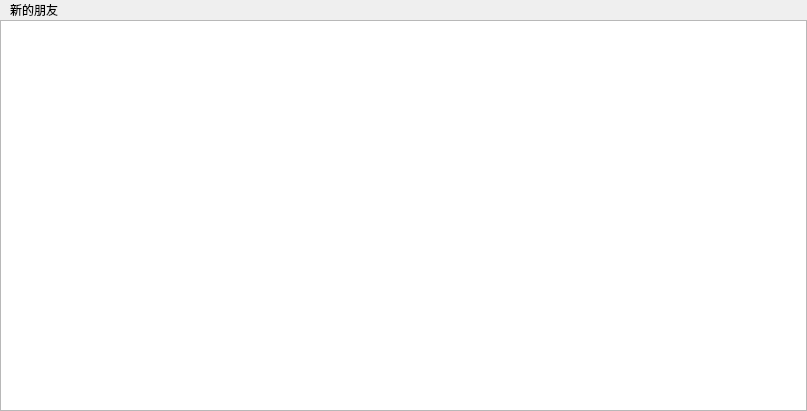
<?xml version="1.0" encoding="UTF-8"?>
<ui version="4.0">
 <class>ApplyFriendPage</class>
 <widget class="QWidget" name="ApplyFriendPage">
  <property name="geometry">
   <rect>
    <x>0</x>
    <y>0</y>
    <width>807</width>
    <height>411</height>
   </rect>
  </property>
  <property name="windowTitle">
   <string>Form</string>
  </property>
  <layout class="QVBoxLayout" name="verticalLayout">
   <property name="spacing">
    <number>0</number>
   </property>
   <property name="leftMargin">
    <number>0</number>
   </property>
   <property name="topMargin">
    <number>0</number>
   </property>
   <property name="rightMargin">
    <number>0</number>
   </property>
   <property name="bottomMargin">
    <number>0</number>
   </property>
   <item>
    <widget class="QWidget" name="friend_apply_wid" native="true">
     <layout class="QHBoxLayout" name="horizontalLayout">
      <property name="spacing">
       <number>0</number>
      </property>
      <property name="leftMargin">
       <number>0</number>
      </property>
      <property name="topMargin">
       <number>0</number>
      </property>
      <property name="rightMargin">
       <number>0</number>
      </property>
      <property name="bottomMargin">
       <number>0</number>
      </property>
      <item>
       <spacer name="horizontalSpacer_2">
        <property name="orientation">
         <enum>Qt::Orientation::Horizontal</enum>
        </property>
        <property name="sizeType">
         <enum>QSizePolicy::Policy::Fixed</enum>
        </property>
        <property name="sizeHint" stdset="0">
         <size>
          <width>10</width>
          <height>20</height>
         </size>
        </property>
       </spacer>
      </item>
      <item>
       <widget class="QLabel" name="friend_apply_lb">
        <property name="maximumSize">
         <size>
          <width>16777215</width>
          <height>40</height>
         </size>
        </property>
        <property name="sizeIncrement">
         <size>
          <width>0</width>
          <height>40</height>
         </size>
        </property>
        <property name="text">
         <string>新的朋友</string>
        </property>
       </widget>
      </item>
     </layout>
    </widget>
   </item>
   <item>
    <widget class="QWidget" name="widget_2" native="true">
     <layout class="QVBoxLayout" name="verticalLayout_2">
      <property name="spacing">
       <number>0</number>
      </property>
      <property name="leftMargin">
       <number>0</number>
      </property>
      <property name="topMargin">
       <number>0</number>
      </property>
      <property name="rightMargin">
       <number>0</number>
      </property>
      <property name="bottomMargin">
       <number>0</number>
      </property>
      <item>
       <widget class="ApplyFriendList" name="apply_friend_list"/>
      </item>
     </layout>
    </widget>
   </item>
  </layout>
 </widget>
 <customwidgets>
  <customwidget>
   <class>ApplyFriendList</class>
   <extends>QListWidget</extends>
   <header location="global">applyfriendlist.h</header>
  </customwidget>
 </customwidgets>
 <resources/>
 <connections/>
</ui>
